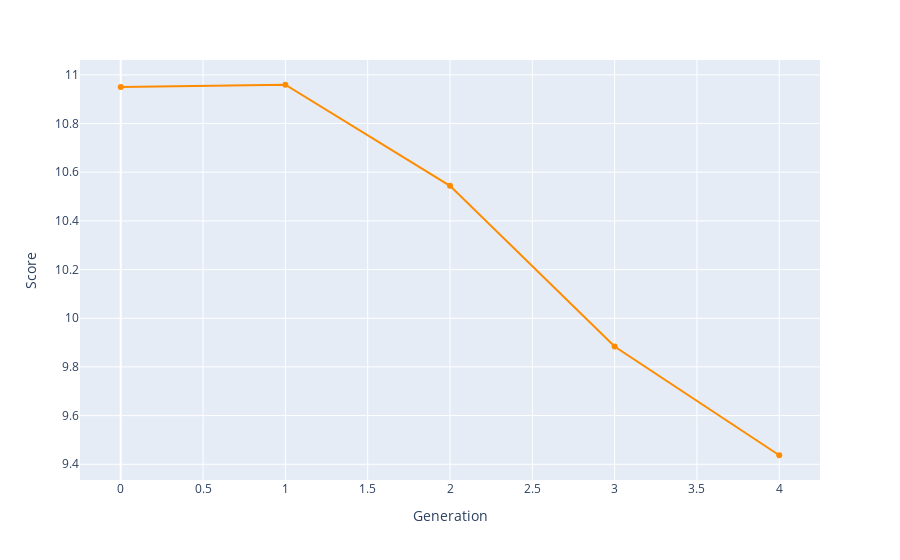

Write notebook code for a chart like this one.
### Code cell
bestRankDF = pd.DataFrame(bestRank, columns=['Score', 'Schedule'])
bestRank
bestRankDF['Generation'] = bestRankDF.index.values
fig = px.line(bestRankDF, x='Generation', y='Score',
              hover_data=['Schedule'], markers=True)
fig.update_traces(line_color='DarkOrange')
fig.show()
fileName = f'p{popSize}g{generations}n{nSwaps}.html'
fig.write_html(f'charts/{fileName}', include_plotlyjs="cdn")

### Figure 1 — Plotly figure (JSON) as saved in the notebook; plotly's stock layout.template omitted (floating-point values rounded to 4 significant figures; data arrays with more than 128 entries replaced by an {"elided": "..."} marker saying what was removed)
{"data": [{"customdata": {"elided": "5x1x48 int values"}, "hovertemplate": "Generation=%{x}<br>Score=%{y}<br>Schedule=%{customdata[0]}<extra></extra>", "legendgroup": "", "line": {"color": "DarkOrange", "dash": "solid"}, "marker": {"symbol": "circle"}, "mode": "markers+lines", "name": "", "orientation": "v", "showlegend": false, "type": "scatter", "x": [0, 1, 2, 3, 4], "xaxis": "x", "y": [10.95, 10.96, 10.54, 9.884, 9.437], "yaxis": "y"}], "layout": {"legend": {"tracegroupgap": 0}, "margin": {"t": 60}, "xaxis": {"anchor": "y", "domain": [0, 1], "title": {"text": "Generation"}}, "yaxis": {"anchor": "x", "domain": [0, 1], "title": {"text": "Score"}}}}
